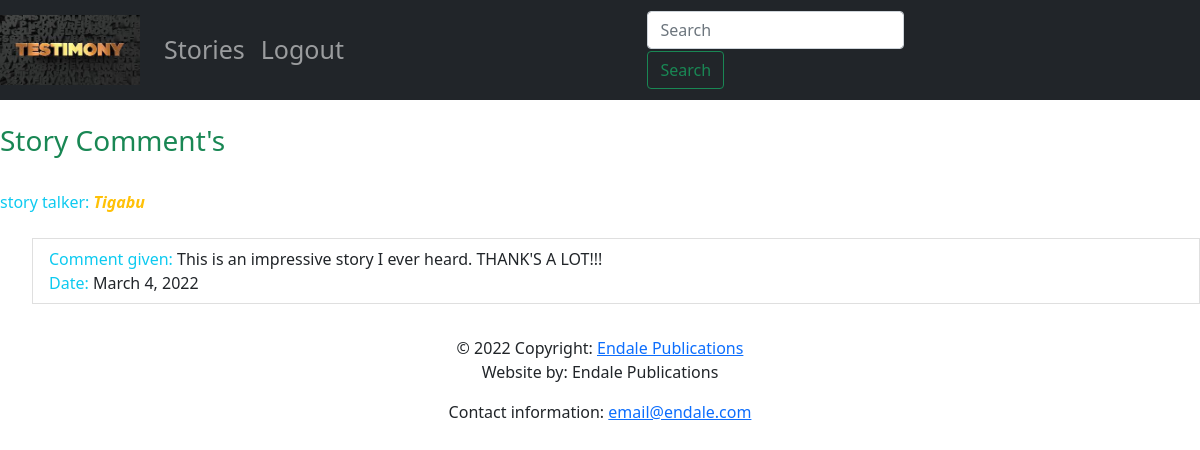
Page /story/3/ on the committed database.
### stories/models.py (models this page shows, shortened)
class Story(models.Model):
    story = models.TextField(help_text="story")
    title = models.CharField(max_length=60, help_text="Title of story")
    photo = models.FileField(help_text="file example photo or video", blank= True)
    person = models.OneToOneField(Person, on_delete=models.CASCADE)
    story_date = models.DateField(verbose_name="data story was recorded")
    type = models.CharField(max_length=50, help_text="type of story")

class Person(models.Model):
    first_name = models.CharField(max_length=20, help_text="first name")
    last_name = models.CharField(max_length=20, help_text="last name")
    email = models.EmailField(help_text="email address")
    phone = models.CharField(max_length=15, help_text="phone number")
    def __str__(self):
        return self.first_name

class Comment(models.Model):
    comment = models.TextField(help_text="comment given to the story")
    story = models.ForeignKey(Story, on_delete=models.CASCADE)
    comment_date = models.DateField(verbose_name="date comment was given")

### stories/views.py (the view)
# urls.py: path('story/<int:pk>/', views.comments, name='book_detail'),
def comments(request, pk):
    story = get_object_or_404(Story, pk=pk)
    comment = story.comment_set.all()
    if comment:
        context = {
            "book": story,
            "reviews": comment
        }
    else:
        context = {
            "book": story,
            "reviews": None
        }
    return render(request, "comment.html", context)

### stories/templates/comment.html
{% extends 'home.html' %}
{% block content %}
      <br>
      {% if not reviews %}
            <hr>
            <h3>Be the first one to write a comment.</h3>
      {% else %}
            <h3 class="text-success">Story Comment's</h3><br>
<span class="text-info">story talker: </span> <span class="text-warning"><b><i>{{ book.person }}</i></b></span>
                        <br><br>
            <ul>
            {% for review in reviews %}
                  <li class="list-group-item">
                        <span class="text-info">Comment given: </span> <span>{{ review.comment }}</span>
                        <br>
                        <span class="text-info">Date: </span><span>{{ review.comment_date }}</span>
                        <br>
                  </li>
            {% endfor %}
            </ul>
      {% endif %}
{% endblock %}

### rows in the picture
Story: person "Tigabu"
Comment: comment "This is an impressive story I ever heard. THANK'S A LOT!!!", comment_date "March 4, 2022"
